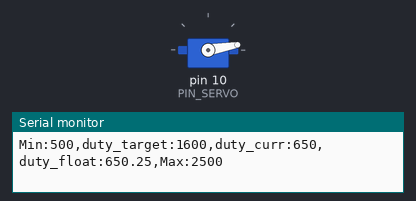
Bench run of a sketch on a simulated Arduino Uno, built with avr-gcc and run on an emulated ATmega328P. Shown: servo, the last lines printed to the serial monitor.

Above: at 0.1 s.
At 37.7 s:
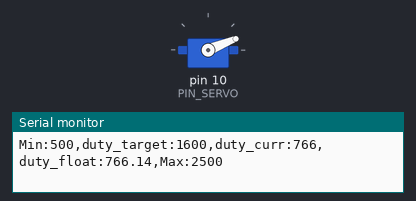
Timing chart, 0 to 39.2 s (numbered marks = the images above):
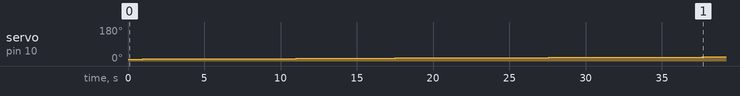

Measured:
- by itself, servo on pin 10 (PIN_SERVO): moves from 10° to 22° over 36.7 s

The sketch:

13_practice_02.ino
```cpp
#include <Servo.h>

#define PIN_SERVO 10
#define _DUTY_MIN 550
#define _DUTY_NEU 1600
#define _DUTY_MAX 2400
#define _POS_START (_DUTY_MIN + 100)
#define _POS_END   (_DUTY_MAX - 100)
#define INTERVAL 20

unsigned long last_sampling_time;
Servo myservo;
float duty_change_per_interval;
int duty_target;
float duty_curr_float;
float _SERVO_SPEED = 0.3;
bool flag = false;

void setup() {
  myservo.attach(PIN_SERVO);

  duty_target = _DUTY_NEU;
  duty_curr_float = _POS_START;
  myservo.writeMicroseconds((int)duty_curr_float);

  Serial.begin(57600);

  duty_change_per_interval =
    (float)(_DUTY_MAX - _DUTY_MIN) * (_SERVO_SPEED / 180.0) * (INTERVAL / 1000.0);

  Serial.println("=== Servo Control Start ===");
  Serial.print("SERVO_SPEED: ");
  Serial.print(_SERVO_SPEED);
  Serial.println(" deg/sec");

  Serial.print("duty_change_per_interval: ");
  Serial.println(duty_change_per_interval, 6);

  last_sampling_time = 0;
}

void loop() {
  if (millis() < (last_sampling_time + INTERVAL))
    return;

  if (duty_target > duty_curr_float) {
    duty_curr_float += duty_change_per_interval;
    if (duty_curr_float >= duty_target) {
      duty_curr_float = duty_target;
      flag = true;
    }
  }
  else if (duty_target < duty_curr_float) {
    duty_curr_float -= duty_change_per_interval;
    if (duty_curr_float <= duty_target) {
      duty_curr_float = duty_target;
      flag = true;
    }
  }

  int duty_curr_int = (int)duty_curr_float;
  myservo.writeMicroseconds(duty_curr_int);

  Serial.print("Min:500");
  Serial.print(",duty_target:"); Serial.print(duty_target);
  Serial.print(",duty_curr:"); Serial.print(duty_curr_int);
  Serial.print(",duty_float:"); Serial.print(duty_curr_float, 2);
  Serial.println(",Max:2500");

  if (flag) {
    flag = false;
    _SERVO_SPEED = 3.0;

    duty_change_per_interval =
      (float)(_DUTY_MAX - _DUTY_MIN) * (_SERVO_SPEED / 180.0) * (INTERVAL / 1000.0);

    duty_curr_float = _POS_START;
    duty_target = _POS_END;
    myservo.writeMicroseconds((int)duty_curr_float);

    Serial.println("\n>>> Target reached! Restarting with SERVO_SPEED = 3.0");
    Serial.print("duty_change_per_interval: ");
    Serial.println(duty_change_per_interval, 6);
  }

  last_sampling_time += INTERVAL;
}
```
